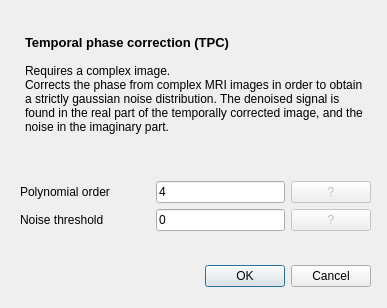
<?xml version="1.0" encoding="UTF-8"?>
<ui version="4.0">
 <class>TPC_View</class>
 <widget class="QDialog" name="TPC_View">
  <property name="geometry">
   <rect>
    <x>0</x>
    <y>0</y>
    <width>387</width>
    <height>308</height>
   </rect>
  </property>
  <property name="windowTitle">
   <string>Temporal phase correction</string>
  </property>
  <widget class="QDialogButtonBox" name="buttonBox">
   <property name="geometry">
    <rect>
     <x>30</x>
     <y>260</y>
     <width>341</width>
     <height>32</height>
    </rect>
   </property>
   <property name="orientation">
    <enum>Qt::Horizontal</enum>
   </property>
   <property name="standardButtons">
    <set>QDialogButtonBox::Cancel|QDialogButtonBox::Ok</set>
   </property>
  </widget>
  <widget class="QWidget" name="gridLayoutWidget">
   <property name="geometry">
    <rect>
     <x>20</x>
     <y>30</y>
     <width>351</width>
     <height>201</height>
    </rect>
   </property>
   <layout class="QGridLayout" name="gridLayout">
    <item row="3" column="0">
     <widget class="QLabel" name="label">
      <property name="sizePolicy">
       <sizepolicy hsizetype="Expanding" vsizetype="Preferred">
        <horstretch>0</horstretch>
        <verstretch>0</verstretch>
       </sizepolicy>
      </property>
      <property name="text">
       <string>Polynomial order</string>
      </property>
     </widget>
    </item>
    <item row="4" column="0">
     <widget class="QLabel" name="label_2">
      <property name="sizePolicy">
       <sizepolicy hsizetype="Expanding" vsizetype="Preferred">
        <horstretch>0</horstretch>
        <verstretch>0</verstretch>
       </sizepolicy>
      </property>
      <property name="text">
       <string>Noise threshold</string>
      </property>
     </widget>
    </item>
    <item row="4" column="1">
     <widget class="QLineEdit" name="lineEdit">
      <property name="sizePolicy">
       <sizepolicy hsizetype="MinimumExpanding" vsizetype="Fixed">
        <horstretch>0</horstretch>
        <verstretch>0</verstretch>
       </sizepolicy>
      </property>
      <property name="text">
       <string>0</string>
      </property>
     </widget>
    </item>
    <item row="3" column="2">
     <widget class="QPushButton" name="pushButton_2">
      <property name="enabled">
       <bool>false</bool>
      </property>
      <property name="sizePolicy">
       <sizepolicy hsizetype="Fixed" vsizetype="Fixed">
        <horstretch>0</horstretch>
        <verstretch>0</verstretch>
       </sizepolicy>
      </property>
      <property name="text">
       <string>?</string>
      </property>
     </widget>
    </item>
    <item row="4" column="2">
     <widget class="QPushButton" name="pushButton">
      <property name="enabled">
       <bool>false</bool>
      </property>
      <property name="sizePolicy">
       <sizepolicy hsizetype="Fixed" vsizetype="Fixed">
        <horstretch>0</horstretch>
        <verstretch>0</verstretch>
       </sizepolicy>
      </property>
      <property name="text">
       <string>?</string>
      </property>
     </widget>
    </item>
    <item row="0" column="0" rowspan="2" colspan="3">
     <widget class="QTextEdit" name="textEdit">
      <property name="sizePolicy">
       <sizepolicy hsizetype="Minimum" vsizetype="Expanding">
        <horstretch>0</horstretch>
        <verstretch>0</verstretch>
       </sizepolicy>
      </property>
      <property name="sizeIncrement">
       <size>
        <width>0</width>
        <height>0</height>
       </size>
      </property>
      <property name="baseSize">
       <size>
        <width>0</width>
        <height>0</height>
       </size>
      </property>
      <property name="autoFillBackground">
       <bool>true</bool>
      </property>
      <property name="styleSheet">
       <string notr="true">background: rgba(0,0,0,0%)</string>
      </property>
      <property name="readOnly">
       <bool>true</bool>
      </property>
      <property name="html">
       <string>&lt;!DOCTYPE HTML PUBLIC &quot;-//W3C//DTD HTML 4.0//EN&quot; &quot;http://www.w3.org/TR/REC-html40/strict.dtd&quot;&gt;
&lt;html&gt;&lt;head&gt;&lt;meta name=&quot;qrichtext&quot; content=&quot;1&quot; /&gt;&lt;style type=&quot;text/css&quot;&gt;
p, li { white-space: pre-wrap; }
&lt;/style&gt;&lt;/head&gt;&lt;body style=&quot; font-family:'Sans Serif'; font-size:9pt; font-weight:400; font-style:normal;&quot;&gt;
&lt;p style=&quot; margin-top:0px; margin-bottom:0px; margin-left:0px; margin-right:0px; -qt-block-indent:0; text-indent:0px;&quot;&gt;&lt;span style=&quot; font-size:10pt; font-weight:600;&quot;&gt;Temporal phase correction (TPC)&lt;/span&gt;&lt;/p&gt;
&lt;p style=&quot;-qt-paragraph-type:empty; margin-top:0px; margin-bottom:0px; margin-left:0px; margin-right:0px; -qt-block-indent:0; text-indent:0px;&quot;&gt;&lt;br /&gt;&lt;/p&gt;
&lt;p style=&quot; margin-top:0px; margin-bottom:0px; margin-left:0px; margin-right:0px; -qt-block-indent:0; text-indent:0px;&quot;&gt;Requires a complex image. &lt;/p&gt;
&lt;p style=&quot; margin-top:0px; margin-bottom:0px; margin-left:0px; margin-right:0px; -qt-block-indent:0; text-indent:0px;&quot;&gt;Corrects the phase from complex MRI images in order to obtain a strictly gaussian noise distribution. The denoised signal is found in the real part of the temporally corrected image, and the noise in the imaginary part.&lt;/p&gt;&lt;/body&gt;&lt;/html&gt;</string>
      </property>
     </widget>
    </item>
    <item row="3" column="1">
     <widget class="QLineEdit" name="lineEdit_2">
      <property name="text">
       <string>4</string>
      </property>
     </widget>
    </item>
   </layout>
  </widget>
 </widget>
 <resources/>
 <connections>
  <connection>
   <sender>buttonBox</sender>
   <signal>accepted()</signal>
   <receiver>TPC_View</receiver>
   <slot>accept()</slot>
   <hints>
    <hint type="sourcelabel">
     <x>248</x>
     <y>254</y>
    </hint>
    <hint type="destinationlabel">
     <x>157</x>
     <y>274</y>
    </hint>
   </hints>
  </connection>
  <connection>
   <sender>buttonBox</sender>
   <signal>rejected()</signal>
   <receiver>TPC_View</receiver>
   <slot>reject()</slot>
   <hints>
    <hint type="sourcelabel">
     <x>316</x>
     <y>260</y>
    </hint>
    <hint type="destinationlabel">
     <x>286</x>
     <y>274</y>
    </hint>
   </hints>
  </connection>
 </connections>
</ui>
